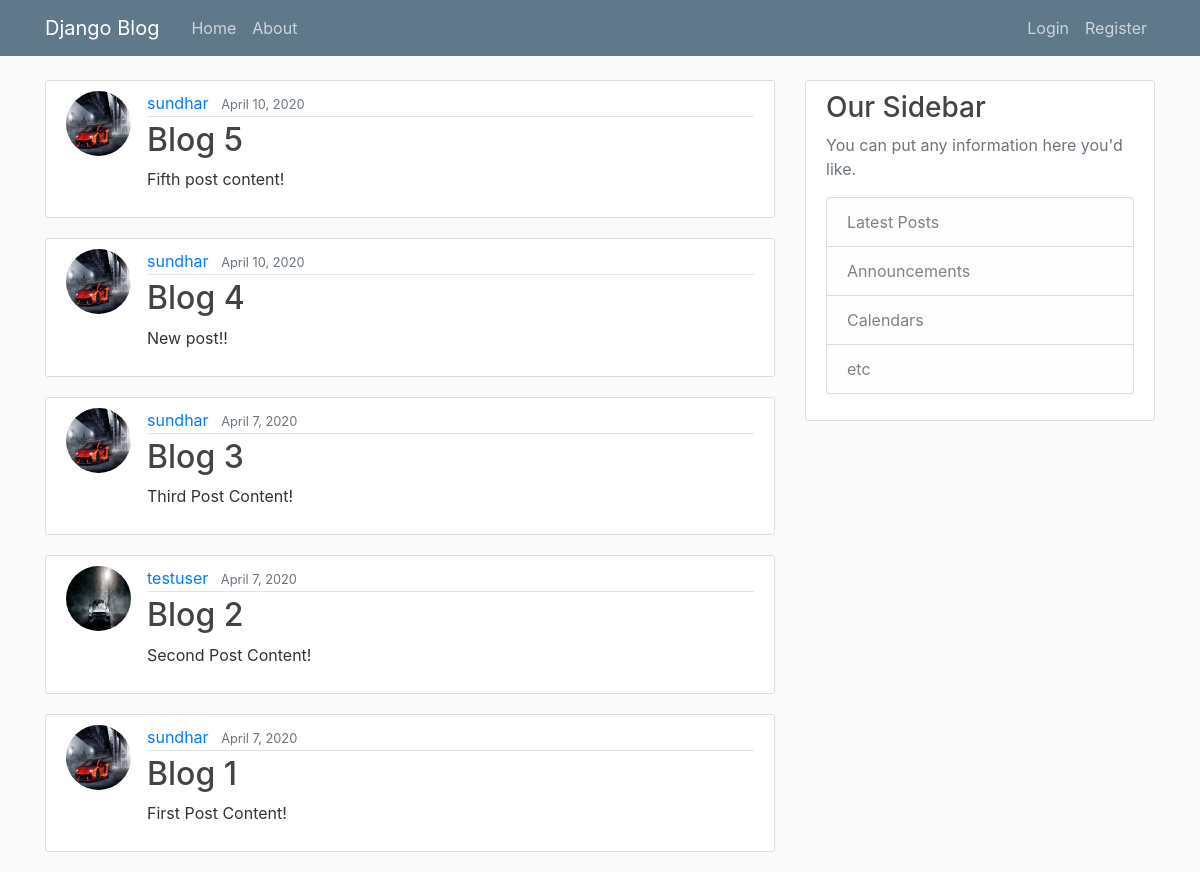
The page / on the database its author committed.
### blog/models.py (models this page shows, shortened)
class Post(models.Model):
  title = models.CharField(max_length = 100)
  content = models.TextField()
  date_posted = models.DateTimeField(default=timezone.now)
  author = models.ForeignKey(User, on_delete=models.CASCADE) # Deletes the post if the user is deleted

### users/models.py (models this page shows, shortened)
class Profile(models.Model):
  user = models.OneToOneField(User, on_delete=models.CASCADE)
  image = models.ImageField(default='default.jpg', upload_to='profile_pics')

### blog/views.py (the view)
# urls.py: path('', views.PostListView.as_view(), name='blog-home'),
class PostListView(ListView):
  model = Post
  template_name = 'blog/home.html' # default: <app>/<model>_<viewtype>.html
  context_object_name = 'posts'
  ordering = ['-date_posted'] # shows newest posts first

### blog/templates/blog/home.html
{% extends "blog/base.html" %}
{% block content %}
  {% for post in posts %}
    <article class="media content-section">
      <img src="{{ post.author.profile.image.url }}" alt="profile-image" id="src" class="rounded-circle article-img">
      <div class="media-body">
        <div class="article-metadata">
          <a class="mr-2" href="#">{{ post.author }}</a>
          <small class="text-muted">{{ post.date_posted|date:"F j, Y" }}</small>
        </div>
        <h2><a class="article-title" href="{% url 'post-detail' post.id %}">{{ post.title }}</a></h2>
        <p class="article-content">{{ post.content }}</p>
      </div>
    </article>
  {% endfor %}
{% endblock content %}

### blog/static/blog/main.css (style rules this page uses)
body { background: #fafafa; color: #333333; margin-top: 5rem; }
h1, h2, h3, h4, h5, h6 { color: #444444; }
.content-section { background: #ffffff; padding: 10px 20px; border: 1px solid #dddddd; border-radius: 3px; margin-bottom: 20px; }
.article-title { color: #444444; }
.article-content { white-space: pre-line; }
.article-img { height: 65px; width: 65px; margin-right: 16px; }
.article-metadata { padding-bottom: 1px; margin-bottom: 4px; border-bottom: 1px solid #e3e3e3 }

### rows shown on the page
Post: author.profile.image (picture), author "sundhar", date_posted "April 10, 2020", title "Blog 5", content "Fifth post content!"
Post: author.profile.image (picture), author "sundhar", date_posted "April 10, 2020", title "Blog 4", content "New post!!"
Post: author.profile.image (picture), author "sundhar", date_posted "April 7, 2020", title "Blog 3", content "Third Post Content!"
Post: author.profile.image (placeholder picture), author "testuser", date_posted "April 7, 2020", title "Blog 2", content "Second Post Content!"
Post: author.profile.image (picture), author "sundhar", date_posted "April 7, 2020", title "Blog 1", content "First Post Content!"
